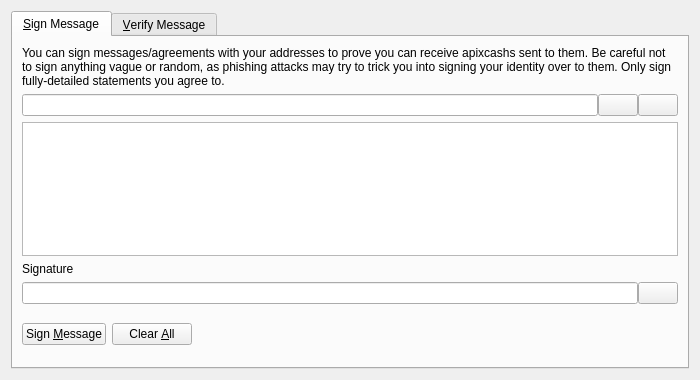
<?xml version="1.0" encoding="UTF-8"?>
<ui version="4.0">
 <class>SignVerifyMessageDialog</class>
 <widget class="QDialog" name="SignVerifyMessageDialog">
  <property name="geometry">
   <rect>
    <x>0</x>
    <y>0</y>
    <width>700</width>
    <height>380</height>
   </rect>
  </property>
  <property name="windowTitle">
   <string>Signatures - Sign / Verify a Message</string>
  </property>
  <property name="modal">
   <bool>true</bool>
  </property>
  <layout class="QVBoxLayout" name="verticalLayout">
   <item>
    <widget class="QTabWidget" name="tabWidget">
     <property name="currentIndex">
      <number>0</number>
     </property>
     <widget class="QWidget" name="tabSignMessage">
      <attribute name="title">
       <string>&amp;Sign Message</string>
      </attribute>
      <layout class="QVBoxLayout" name="verticalLayout_SM">
       <item>
        <widget class="QLabel" name="infoLabel_SM">
         <property name="text">
          <string>You can sign messages/agreements with your addresses to prove you can receive apixcashs sent to them. Be careful not to sign anything vague or random, as phishing attacks may try to trick you into signing your identity over to them. Only sign fully-detailed statements you agree to.</string>
         </property>
         <property name="textFormat">
          <enum>Qt::PlainText</enum>
         </property>
         <property name="wordWrap">
          <bool>true</bool>
         </property>
        </widget>
       </item>
       <item>
        <layout class="QHBoxLayout" name="horizontalLayout_1_SM">
         <property name="spacing">
          <number>0</number>
         </property>
         <item>
          <widget class="QValidatedLineEdit" name="addressIn_SM">
           <property name="toolTip">
            <string>The Apixcash address to sign the message with</string>
           </property>
          </widget>
         </item>
         <item>
          <widget class="QPushButton" name="addressBookButton_SM">
           <property name="toolTip">
            <string>Choose previously used address</string>
           </property>
           <property name="text">
            <string/>
           </property>
           <property name="icon">
            <iconset resource="../apixcash.qrc">
             <normaloff>:/icons/address-book</normaloff>:/icons/address-book</iconset>
           </property>
           <property name="shortcut">
            <string>Alt+A</string>
           </property>
           <property name="autoDefault">
            <bool>false</bool>
           </property>
          </widget>
         </item>
         <item>
          <widget class="QPushButton" name="pasteButton_SM">
           <property name="toolTip">
            <string>Paste address from clipboard</string>
           </property>
           <property name="text">
            <string/>
           </property>
           <property name="icon">
            <iconset resource="../apixcash.qrc">
             <normaloff>:/icons/editpaste</normaloff>:/icons/editpaste</iconset>
           </property>
           <property name="shortcut">
            <string>Alt+P</string>
           </property>
           <property name="autoDefault">
            <bool>false</bool>
           </property>
          </widget>
         </item>
        </layout>
       </item>
       <item>
        <widget class="QPlainTextEdit" name="messageIn_SM">
         <property name="toolTip">
          <string>Enter the message you want to sign here</string>
         </property>
        </widget>
       </item>
       <item>
        <widget class="QLabel" name="signatureLabel_SM">
         <property name="text">
          <string>Signature</string>
         </property>
         <property name="textFormat">
          <enum>Qt::PlainText</enum>
         </property>
        </widget>
       </item>
       <item>
        <layout class="QHBoxLayout" name="horizontalLayout_2_SM">
         <property name="spacing">
          <number>0</number>
         </property>
         <item>
          <widget class="QLineEdit" name="signatureOut_SM">
           <property name="font">
            <font>
             <italic>true</italic>
            </font>
           </property>
           <property name="readOnly">
            <bool>true</bool>
           </property>
          </widget>
         </item>
         <item>
          <widget class="QPushButton" name="copySignatureButton_SM">
           <property name="toolTip">
            <string>Copy the current signature to the system clipboard</string>
           </property>
           <property name="text">
            <string/>
           </property>
           <property name="icon">
            <iconset resource="../apixcash.qrc">
             <normaloff>:/icons/editcopy</normaloff>:/icons/editcopy</iconset>
           </property>
           <property name="autoDefault">
            <bool>false</bool>
           </property>
          </widget>
         </item>
        </layout>
       </item>
       <item>
        <layout class="QHBoxLayout" name="horizontalLayout_3_SM">
         <item>
          <widget class="QPushButton" name="signMessageButton_SM">
           <property name="toolTip">
            <string>Sign the message to prove you own this Apixcash address</string>
           </property>
           <property name="text">
            <string>Sign &amp;Message</string>
           </property>
           <property name="icon">
            <iconset resource="../apixcash.qrc">
             <normaloff>:/icons/edit</normaloff>:/icons/edit</iconset>
           </property>
           <property name="autoDefault">
            <bool>false</bool>
           </property>
          </widget>
         </item>
         <item>
          <widget class="QPushButton" name="clearButton_SM">
           <property name="toolTip">
            <string>Reset all sign message fields</string>
           </property>
           <property name="text">
            <string>Clear &amp;All</string>
           </property>
           <property name="icon">
            <iconset resource="../apixcash.qrc">
             <normaloff>:/icons/remove</normaloff>:/icons/remove</iconset>
           </property>
           <property name="autoDefault">
            <bool>false</bool>
           </property>
          </widget>
         </item>
         <item>
          <spacer name="horizontalSpacer_1_SM">
           <property name="orientation">
            <enum>Qt::Horizontal</enum>
           </property>
           <property name="sizeHint" stdset="0">
            <size>
             <width>40</width>
             <height>48</height>
            </size>
           </property>
          </spacer>
         </item>
         <item>
          <widget class="QLabel" name="statusLabel_SM">
           <property name="font">
            <font>
             <weight>75</weight>
             <bold>true</bold>
            </font>
           </property>
           <property name="text">
            <string/>
           </property>
           <property name="wordWrap">
            <bool>true</bool>
           </property>
          </widget>
         </item>
         <item>
          <spacer name="horizontalSpacer_2_SM">
           <property name="orientation">
            <enum>Qt::Horizontal</enum>
           </property>
           <property name="sizeHint" stdset="0">
            <size>
             <width>40</width>
             <height>48</height>
            </size>
           </property>
          </spacer>
         </item>
        </layout>
       </item>
      </layout>
     </widget>
     <widget class="QWidget" name="tabVerifyMessage">
      <attribute name="title">
       <string>&amp;Verify Message</string>
      </attribute>
      <layout class="QVBoxLayout" name="verticalLayout_VM">
       <item>
        <widget class="QLabel" name="infoLabel_VM">
         <property name="text">
          <string>Enter the receiver's address, message (ensure you copy line breaks, spaces, tabs, etc. exactly) and signature below to verify the message. Be careful not to read more into the signature than what is in the signed message itself, to avoid being tricked by a man-in-the-middle attack. Note that this only proves the signing party receives with the address, it cannot prove sendership of any transaction!</string>
         </property>
         <property name="textFormat">
          <enum>Qt::PlainText</enum>
         </property>
         <property name="alignment">
          <set>Qt::AlignLeading|Qt::AlignLeft|Qt::AlignTop</set>
         </property>
         <property name="wordWrap">
          <bool>true</bool>
         </property>
        </widget>
       </item>
       <item>
        <layout class="QHBoxLayout" name="horizontalLayout_1_VM">
         <property name="spacing">
          <number>0</number>
         </property>
         <item>
          <widget class="QValidatedLineEdit" name="addressIn_VM">
           <property name="toolTip">
            <string>The Apixcash address the message was signed with</string>
           </property>
          </widget>
         </item>
         <item>
          <widget class="QPushButton" name="addressBookButton_VM">
           <property name="toolTip">
            <string>Choose previously used address</string>
           </property>
           <property name="text">
            <string/>
           </property>
           <property name="icon">
            <iconset resource="../apixcash.qrc">
             <normaloff>:/icons/address-book</normaloff>:/icons/address-book</iconset>
           </property>
           <property name="shortcut">
            <string>Alt+A</string>
           </property>
           <property name="autoDefault">
            <bool>false</bool>
           </property>
          </widget>
         </item>
        </layout>
       </item>
       <item>
        <widget class="QPlainTextEdit" name="messageIn_VM"/>
       </item>
       <item>
        <widget class="QValidatedLineEdit" name="signatureIn_VM"/>
       </item>
       <item>
        <layout class="QHBoxLayout" name="horizontalLayout_2_VM">
         <item>
          <widget class="QPushButton" name="verifyMessageButton_VM">
           <property name="toolTip">
            <string>Verify the message to ensure it was signed with the specified Apixcash address</string>
           </property>
           <property name="text">
            <string>Verify &amp;Message</string>
           </property>
           <property name="icon">
            <iconset resource="../apixcash.qrc">
             <normaloff>:/icons/transaction_0</normaloff>:/icons/transaction_0</iconset>
           </property>
           <property name="autoDefault">
            <bool>false</bool>
           </property>
          </widget>
         </item>
         <item>
          <widget class="QPushButton" name="clearButton_VM">
           <property name="toolTip">
            <string>Reset all verify message fields</string>
           </property>
           <property name="text">
            <string>Clear &amp;All</string>
           </property>
           <property name="icon">
            <iconset resource="../apixcash.qrc">
             <normaloff>:/icons/remove</normaloff>:/icons/remove</iconset>
           </property>
           <property name="autoDefault">
            <bool>false</bool>
           </property>
          </widget>
         </item>
         <item>
          <spacer name="horizontalSpacer_1_VM">
           <property name="orientation">
            <enum>Qt::Horizontal</enum>
           </property>
           <property name="sizeHint" stdset="0">
            <size>
             <width>40</width>
             <height>48</height>
            </size>
           </property>
          </spacer>
         </item>
         <item>
          <widget class="QLabel" name="statusLabel_VM">
           <property name="font">
            <font>
             <weight>75</weight>
             <bold>true</bold>
            </font>
           </property>
           <property name="text">
            <string/>
           </property>
           <property name="wordWrap">
            <bool>true</bool>
           </property>
          </widget>
         </item>
         <item>
          <spacer name="horizontalSpacer_2_VM">
           <property name="orientation">
            <enum>Qt::Horizontal</enum>
           </property>
           <property name="sizeHint" stdset="0">
            <size>
             <width>40</width>
             <height>48</height>
            </size>
           </property>
          </spacer>
         </item>
        </layout>
       </item>
      </layout>
     </widget>
    </widget>
   </item>
  </layout>
 </widget>
 <customwidgets>
  <customwidget>
   <class>QValidatedLineEdit</class>
   <extends>QLineEdit</extends>
   <header>qvalidatedlineedit.h</header>
  </customwidget>
 </customwidgets>
 <resources>
  <include location="../apixcash.qrc"/>
 </resources>
 <connections/>
</ui>
